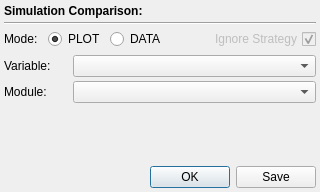
<?xml version="1.0" encoding="UTF-8"?>
<ui version="4.0">
 <class>SimComparisonWidget</class>
 <widget class="QWidget" name="SimComparisonWidget">
  <property name="geometry">
   <rect>
    <x>0</x>
    <y>0</y>
    <width>320</width>
    <height>192</height>
   </rect>
  </property>
  <property name="sizePolicy">
   <sizepolicy hsizetype="Preferred" vsizetype="Preferred">
    <horstretch>0</horstretch>
    <verstretch>0</verstretch>
   </sizepolicy>
  </property>
  <property name="minimumSize">
   <size>
    <width>320</width>
    <height>0</height>
   </size>
  </property>
  <property name="windowTitle">
   <string>Form</string>
  </property>
  <layout class="QVBoxLayout" name="verticalLayout">
   <property name="spacing">
    <number>4</number>
   </property>
   <property name="margin">
    <number>4</number>
   </property>
   <item>
    <widget class="QLabel" name="headingLabel">
     <property name="font">
      <font>
       <weight>75</weight>
       <bold>true</bold>
      </font>
     </property>
     <property name="text">
      <string>Simulation Comparison:</string>
     </property>
     <property name="textFormat">
      <enum>Qt::PlainText</enum>
     </property>
    </widget>
   </item>
   <item>
    <widget class="Line" name="line">
     <property name="orientation">
      <enum>Qt::Horizontal</enum>
     </property>
    </widget>
   </item>
   <item>
    <layout class="QHBoxLayout" name="topHorizontalLayout">
     <item>
      <widget class="QLabel" name="label_3">
       <property name="minimumSize">
        <size>
         <width>40</width>
         <height>0</height>
        </size>
       </property>
       <property name="text">
        <string>Mode:</string>
       </property>
      </widget>
     </item>
     <item>
      <widget class="QRadioButton" name="plotButton">
       <property name="minimumSize">
        <size>
         <width>55</width>
         <height>0</height>
        </size>
       </property>
       <property name="text">
        <string>PLOT</string>
       </property>
       <property name="checked">
        <bool>true</bool>
       </property>
       <attribute name="buttonGroup">
        <string notr="true">modeButtonGroup</string>
       </attribute>
      </widget>
     </item>
     <item>
      <widget class="QRadioButton" name="dataButton">
       <property name="enabled">
        <bool>true</bool>
       </property>
       <property name="minimumSize">
        <size>
         <width>55</width>
         <height>0</height>
        </size>
       </property>
       <property name="text">
        <string>DATA</string>
       </property>
       <attribute name="buttonGroup">
        <string notr="true">modeButtonGroup</string>
       </attribute>
      </widget>
     </item>
     <item>
      <spacer name="horizontalSpacer">
       <property name="orientation">
        <enum>Qt::Horizontal</enum>
       </property>
       <property name="sizeHint" stdset="0">
        <size>
         <width>40</width>
         <height>20</height>
        </size>
       </property>
      </spacer>
     </item>
     <item>
      <widget class="QCheckBox" name="strategyBox">
       <property name="enabled">
        <bool>false</bool>
       </property>
       <property name="layoutDirection">
        <enum>Qt::RightToLeft</enum>
       </property>
       <property name="text">
        <string>Ignore Strategy</string>
       </property>
       <property name="checked">
        <bool>true</bool>
       </property>
      </widget>
     </item>
    </layout>
   </item>
   <item>
    <spacer name="verticalSpacer_2">
     <property name="orientation">
      <enum>Qt::Vertical</enum>
     </property>
     <property name="sizeType">
      <enum>QSizePolicy::Fixed</enum>
     </property>
     <property name="sizeHint" stdset="0">
      <size>
       <width>20</width>
       <height>2</height>
      </size>
     </property>
    </spacer>
   </item>
   <item>
    <layout class="QHBoxLayout" name="bottomHorizontalLayout">
     <item>
      <widget class="QLabel" name="label_2">
       <property name="minimumSize">
        <size>
         <width>65</width>
         <height>0</height>
        </size>
       </property>
       <property name="text">
        <string>Variable:</string>
       </property>
      </widget>
     </item>
     <item>
      <widget class="QComboBox" name="varBox">
       <property name="sizePolicy">
        <sizepolicy hsizetype="Expanding" vsizetype="Fixed">
         <horstretch>0</horstretch>
         <verstretch>0</verstretch>
        </sizepolicy>
       </property>
      </widget>
     </item>
    </layout>
   </item>
   <item>
    <layout class="QHBoxLayout" name="middleHorizontalLayout">
     <item>
      <widget class="QLabel" name="label_4">
       <property name="minimumSize">
        <size>
         <width>65</width>
         <height>0</height>
        </size>
       </property>
       <property name="text">
        <string>Module:</string>
       </property>
      </widget>
     </item>
     <item>
      <widget class="QComboBox" name="modBox">
       <property name="sizePolicy">
        <sizepolicy hsizetype="Expanding" vsizetype="Fixed">
         <horstretch>0</horstretch>
         <verstretch>0</verstretch>
        </sizepolicy>
       </property>
      </widget>
     </item>
    </layout>
   </item>
   <item>
    <spacer name="verticalSpacer">
     <property name="orientation">
      <enum>Qt::Vertical</enum>
     </property>
     <property name="sizeHint" stdset="0">
      <size>
       <width>20</width>
       <height>80</height>
      </size>
     </property>
    </spacer>
   </item>
   <item>
    <widget class="QDialogButtonBox" name="buttonBox">
     <property name="standardButtons">
      <set>QDialogButtonBox::Ok|QDialogButtonBox::Save</set>
     </property>
    </widget>
   </item>
  </layout>
  <zorder>buttonBox</zorder>
  <zorder>line</zorder>
  <zorder>headingLabel</zorder>
  <zorder>verticalSpacer_2</zorder>
  <zorder></zorder>
 </widget>
 <resources/>
 <connections/>
 <buttongroups>
  <buttongroup name="modeButtonGroup"/>
 </buttongroups>
</ui>
